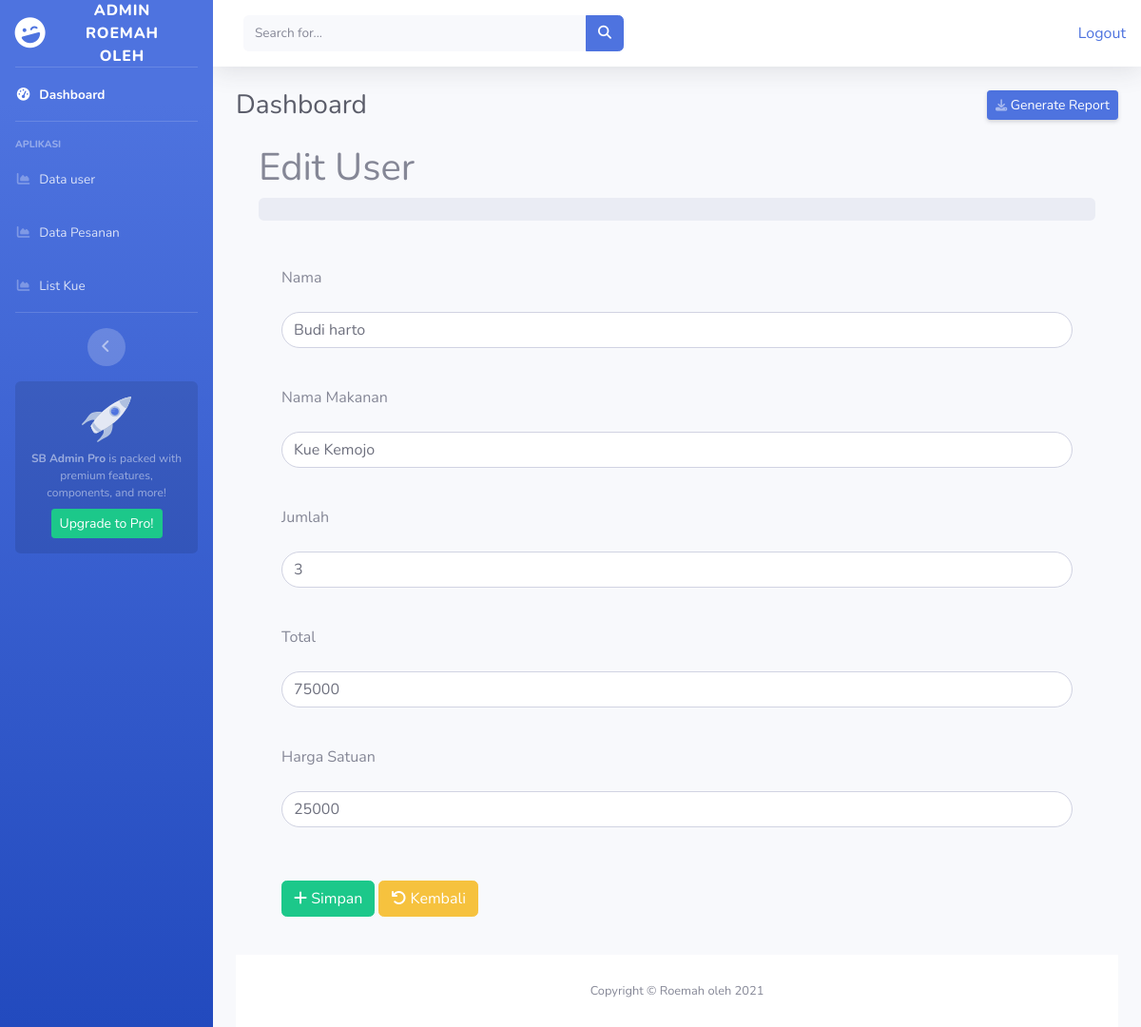
/pesanan_c/aksi_edit/1, run on the app's committed database.
### tables this page shows
CREATE TABLE `pesanan` (
  `id_pesanan` int(100) NOT NULL,
  `nama` varchar(100) NOT NULL,
  `m_dipilih` varchar(100) NOT NULL,
  `har_satuan` int(100) NOT NULL,
  `jumlah` int(100) NOT NULL,
  `total` int(100) NOT NULL
);

### application/controllers/pesanan_c.php (called while the page is built, shortened)
<?php
class pesanan_c extends CI_Controller {
    function __construct(){
		$this->load->model('pesanan_m');
	}
	public function aksi_edit($id_pesanan){
		$where = array('id_pesanan' => $id_pesanan);
		$data['pesanan']=$this->pesanan_m->editPesanan($where,'pesanan')
		->result();
		$this->load->view('edit_pesanan',$data);
	}
}

### index.php (called while the page is built, shortened)
<?php
require_once BASEPATH.'core/CodeIgniter.php';

### application/models/pesanan_m.php (called while the page is built, shortened)
<?php
class pesanan_m extends CI_Model {
    public function editPesanan($where,$table){
        return $this->db->get_where($table,$where);
    }
}

### application/views/edit_pesanan.php (the view, shortened to what this page needs)
<!DOCTYPE html>
<html lang="en">
<head>
	<link href="vendor/fontawesome-free/css/all.min.css" rel="stylesheet" type="text/css">
	<link href="<?php echo base_url()?>assets/css/sb-admin-2.min.css" rel="stylesheet">
</head>
<body id="page-top">
	<div id="wrapper">
		<ul class="navbar-nav bg-gradient-primary sidebar sidebar-dark accordion" id="accordionSidebar">
			<a class="sidebar-brand d-flex align-items-center justify-content-center"
				href="<?php echo base_url()?>view/home.php">
				<div class="sidebar-brand-icon rotate-n-15">
					<i class="fas fa-laugh-wink"></i>
				</div>
				<div class="sidebar-brand-text mx-3">Admin Roemah oleh <sup></sup></div>
			</a>
			<hr class="sidebar-divider my-0">
			<li class="nav-item active">
				<a class="nav-link" href="<?php echo base_url('welcome/homeadmin');?>">
					<i class="fas fa-fw fa-tachometer-alt"></i>
					<span>Dashboard</span></a>
			</li>
			<hr class="sidebar-divider">
			<div class="sidebar-heading">
				Aplikasi
			</div>
			<li class="nav-item">
				<a class="nav-link" href="<?php echo base_url('index.php/welcome/data_user');?>">
					<i class="fas fa-fw fa-chart-area"></i>
					<span>Data user</span></a>
			</li>
			<li class="nav-item">
				<a class="nav-link" href="<?php echo base_url('welcome/data_pesanan');?>">
					<i class="fas fa-fw fa-chart-area"></i>
					<span>Data Pesanan</span></a>
			</li>
			<li class="nav-item">
				<a class="nav-link" href="<?php echo base_url('welcome/data_makanan');?>">
					<i class="fas fa-fw fa-chart-area"></i>
					<span>List Kue</span></a>
			</li>
			<hr class="sidebar-divider d-none d-md-block">
			<div class="text-center d-none d-md-inline">
				<button class="rounded-circle border-0" id="sidebarToggle"></button>
			</div>
			<div class="sidebar-card d-none d-lg-flex">
				<img class="sidebar-card-illustration mb-2" src="<?php echo base_url()?>assets/img/undraw_rocket.svg"
					alt="...">
				<p class="text-center mb-2"><strong>SB Admin Pro</strong> is packed with premium features, components,
					and more!</p>
				<a class="btn btn-success btn-sm"
					href="<?php echo base_url()?>assets/https://startbootstrap.com/theme/sb-admin-pro">Upgrade to
					Pro!</a>
			</div>
		</ul>
		<div id="content-wrapper" class="d-flex flex-column">
			<div id="content">
				<nav class="navbar navbar-expand navbar-light bg-white topbar mb-4 static-top shadow">
					<form
						class="d-none d-sm-inline-block form-inline mr-auto ml-md-3 my-2 my-md-0 mw-100 navbar-search">
						<div class="input-group">
							<input type="text" class="form-control bg-light border-0 small" placeholder="Search for..."
								aria-label="Search" aria-describedby="basic-addon2">
							<div class="input-group-append">
								<button class="btn btn-primary" type="button">
									<i class="fas fa-search fa-sm"></i>
								</button>
							</div>
						</div>
					</form>
					<ul class="navbar-nav ml-auto">
						<li><?php echo anchor ('data/logout', 'Logout') ?></li>
					</ul>
				</nav>
				<div class="container-fluid">
					<div class="d-sm-flex align-items-center justify-content-between mb-4">
						<h1 class="h3 mb-0 text-gray-800">Dashboard</h1>
						<a href="<?php echo base_url('index.php/welcome/admin')?>admin"
							class="d-none d-sm-inline-block btn btn-sm btn-primary shadow-sm"> Generate Report</a>
					</div>
					<div class="container-fluid px-4">
					<h1 class="mt-4">Edit User</h1>
					<ol class="breadcrumb mb-4">
					</ol>
					<div class="container ">
						<div>
							<?php foreach($pesanan as $psn): ?>
						</div><br>
						<div class="form-group">
							<label>Nama </label>
							<br>
							<input type="text" name="nama" class="form-control rounded-pill mt-3"
								value="<?php echo $psn->nama ?>">
						</div><br>
						<div class="form-group">
							<label>Nama Makanan </label>
							<br>
							<input type="text" name="m_dipilih" class="form-control rounded-pill mt-3"
								value="<?php echo $psn->m_dipilih ?>">
						</div><br>
                        <div class="form-group">
							<label>Jumlah </label>
							<br>
							<input type="text" name="jumlah" class="form-control rounded-pill mt-3"
								value="<?php echo $psn->jumlah ?>">
						</div><br>
                        <div class="form-group">
							<label>Total </label>
							<br>
							<input type="text" name="total" class="form-control rounded-pill mt-3"
								value="<?php echo $psn->total ?>">
						</div><br>
						<div class="form-group">
							<label>Harga Satuan </label>
							<br>
							<input type="text" name="har_satuan" class="form-control rounded-pill mt-3"
								value="<?php echo $psn->har_satuan ?>">
						</div><br>
						<div class="form-group">
							<button class="btn btn-success mt-3 baris2" name="Submit"><i class="fa fa-plus"></i>
								Simpan</button>
							<a href="<?php echo base_url('/welcome/data_pesanan'); ?>"
								class="btn btn-warning btn-flat mt-3 baris2">
								<i class="fa fa-undo"></i> Kembali</a>
						</div><br>
					</div>
					<?php endforeach; ?>
				</div>
					<footer class="sticky-footer bg-white">
						<div class="container my-auto" style="">
							<div class="copyright text-center my-auto">
								<span>Copyright &copy; Roemah oleh 2021</span>
							</div>
						</div>
					</footer>
				</div>
			</div>
</body>
</html>

### data on the page
pesanan: nama "Budi harto", m_dipilih "Kue Kemojo", jumlah "3", total "75000", har_satuan "25000"

### other printed values
anchor ('data/logout', 'Logout') "Logout"
